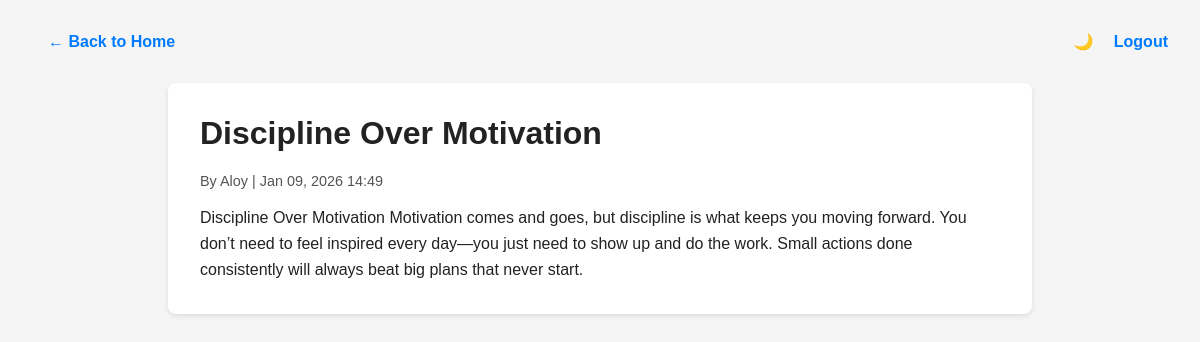
The app's page /post/discipline-over-motivation, older data.
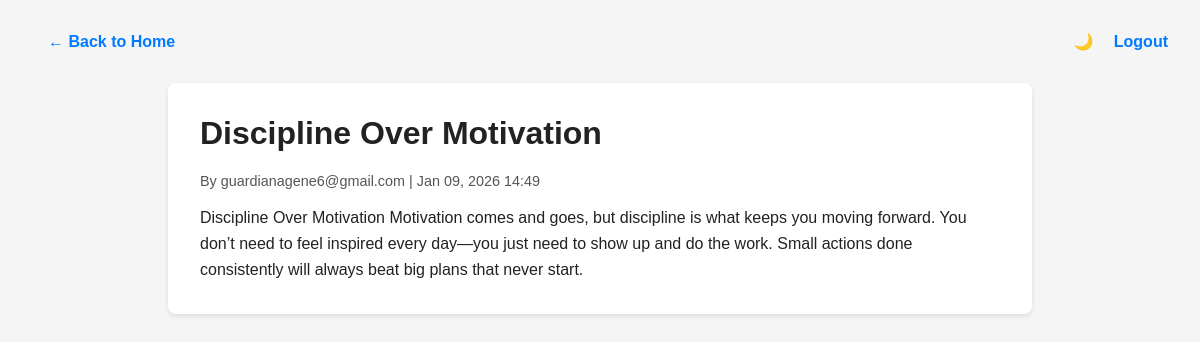
The same page, newer data.
### app.py (models this page shows)
class Post(db.Model):
    id = db.Column(db.Integer, primary_key=True)
    title = db.Column(db.String(200), nullable=False)
    content = db.Column(db.Text, nullable=False)
    slug = db.Column(db.String(200), unique=True, nullable=False)
    author = db.Column(db.String(80), nullable=False)
    created_at = db.Column(db.DateTime, default=datetime.utcnow)

### app.py (the view)
@app.route('/post/<slug>')
def view_post(slug):
    post = Post.query.filter_by(slug=slug).first_or_404()
    return render_template('view_post.html', post=post)

### templates/view_post.html (shortened to what this page needs)
<!DOCTYPE html>
<html lang="en">
<head>
</head>
<body>
<header>
    <div>
        <a href="{{ url_for('public_home') }}">← Back to Home</a>
    </div>
    <div>
        <span class="toggle-btn" id="modeToggle">🌙</span>
        <a href="{{ url_for('logout') }}">Logout</a>
    </div>
</header>
<div class="container">
    <h1>{{ post.title }}</h1>
    <div class="meta">By {{ post.author }} | {{ post.created_at.strftime('%b %d, %Y %H:%M') }}</div>
    <div class="content">{{ post.content | safe }}</div>
</div>
</body>
</html>

Row changes from the older to the newer data that the page shows:
changed Post "Discipline Over Motivation": author "Aloy" → "guardianagene6@gmail.com"
